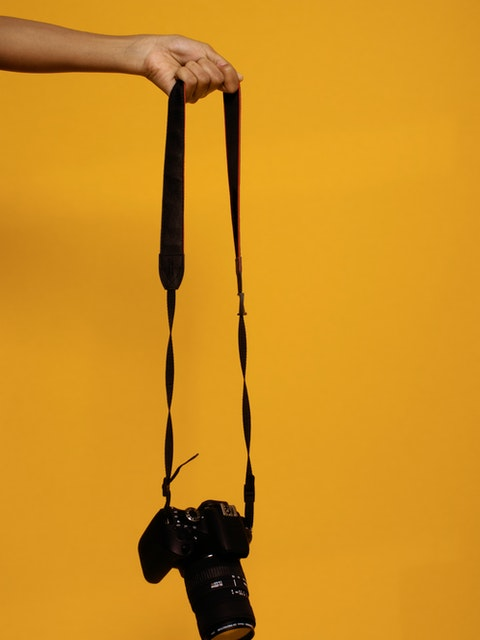
#> input picture edge.jpg, 480 x 640 px
$ python edge.py
#> lines starting #> are read from the running program, lines starting #| are printed output that depends on the picture; after the words box and inside, x2 and y2 are one past the last pixel; in counts of white or black regions, pixels touching at a corner belong together
import cv2

img = cv2.imread("edge.jpg", 0)
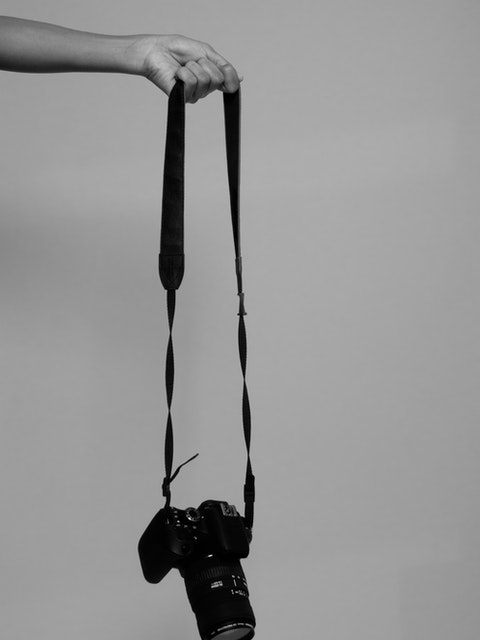
#> img: shape (640, 480); min 0, max 255, mean 149.2
canny = cv2.Canny(img, 130, 155)
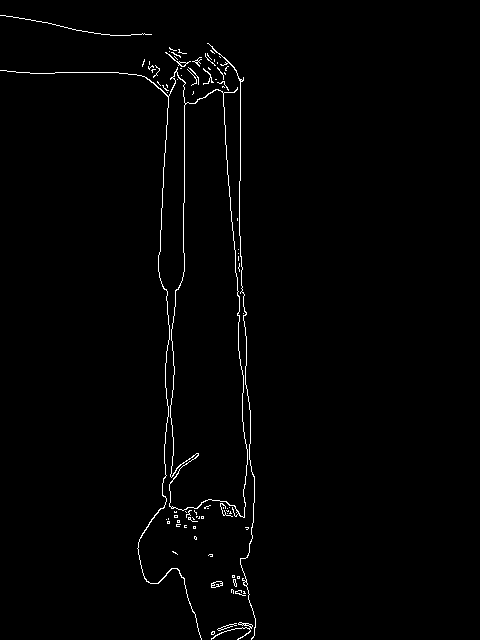
#> canny: shape (640, 480); 1.2% white in thin lines or dots, all inside (x1, y1, x2, y2) = (0, 15, 256, 640)

cv2.imshow("Original", img)
cv2.imshow("Canny", canny)
cv2.waitKey(0)
